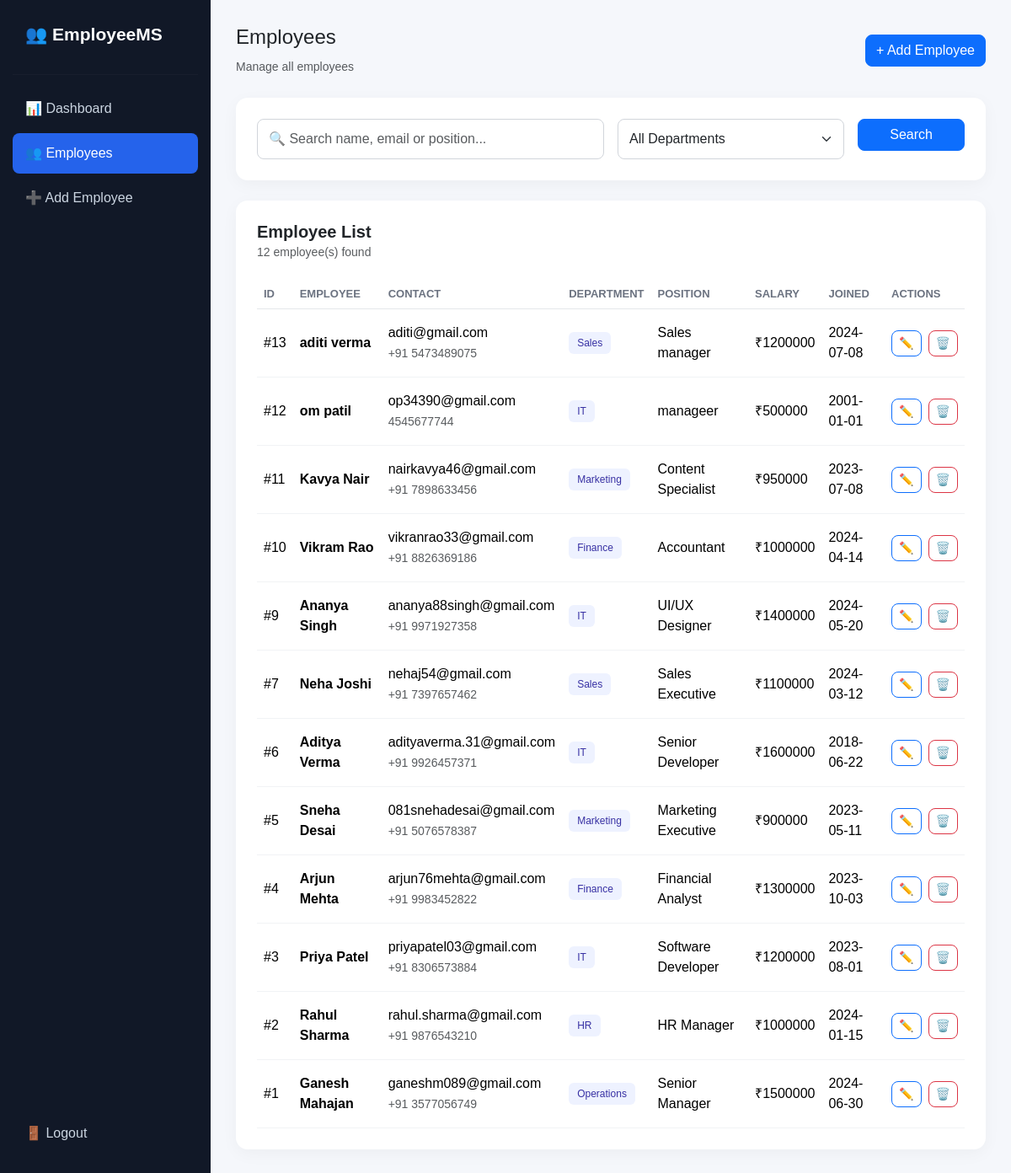
Page /employees (signed in) on the committed database.
### tables this page shows
CREATE TABLE employees (
            id INTEGER PRIMARY KEY AUTOINCREMENT,
            name TEXT NOT NULL,
            email TEXT NOT NULL UNIQUE,
            phone TEXT,
            department TEXT NOT NULL,
            position TEXT NOT NULL,
            salary REAL NOT NULL,
            date_joined TEXT NOT NULL
        );

### app.py (the view, shortened to what this page needs)
@app.route("/employees")
@login_required
def employees():
    search = request.args.get("search", "")
    department = request.args.get("department", "")
    conn = get_db()
    query = "SELECT * FROM employees WHERE 1=1"
    parameters = []
    if department:
        query += " AND department = ?"
        parameters.append(department)
    query += " ORDER BY id DESC"
    employees_list = conn.execute(
        query,
        parameters
    ).fetchall()
    departments = conn.execute(
        "SELECT DISTINCT department FROM employees ORDER BY department"
    ).fetchall()
    conn.close()
    return render_template(
        "employees.html",
        employees=employees_list,
        departments=departments,
        search=search,
        selected_department=department
    )

### app.py (called while the page is built)
def get_db():
    conn = sqlite3.connect(DATABASE)
    conn.row_factory = sqlite3.Row
    return conn

def login_required(function):
    @wraps(function)
    def decorated_function(*args, **kwargs):
        if "user_id" not in session:
            flash("Please login first.", "warning")
            return redirect(url_for("login"))
        return function(*args, **kwargs)
    return decorated_function

### templates/employees.html (shortened to what this page needs)
<!DOCTYPE html>
<html lang="en">
<head>
    <link
        href="https://cdn.jsdelivr.net/npm/bootstrap@5.3.3/dist/css/bootstrap.min.css"
        rel="stylesheet"
    >
    <link
        rel="stylesheet"
        href="{{ url_for('static', filename='style.css') }}"
    >
</head>
<body>
<div class="dashboard-wrapper">
    <aside class="sidebar">
        <div class="sidebar-logo">
            👥 EmployeeMS
        </div>
        <hr>
        <a
            href="{{ url_for('dashboard') }}"
            class="sidebar-link"
        >
            📊 Dashboard
        </a>
        <a
            href="{{ url_for('employees') }}"
            class="sidebar-link active"
        >
            👥 Employees
        </a>
        <a
            href="{{ url_for('add_employee') }}"
            class="sidebar-link"
        >
            ➕ Add Employee
        </a>
        <div class="sidebar-bottom">
            <a
                href="{{ url_for('logout') }}"
                class="sidebar-link"
            >
                🚪 Logout
            </a>
        </div>
    </aside>
    <main class="main-content">
        <div class="topbar">
            <div>
                <h4>
                    Employees
                </h4>
                <small class="text-muted">
                    Manage all employees
                </small>
            </div>
            <a
                href="{{ url_for('add_employee') }}"
                class="btn btn-primary"
            >
                + Add Employee
            </a>
        </div>
        <div class="content-card mb-4">
            <form
                method="GET"
                action="{{ url_for('employees') }}"
            >
                <div class="row g-3">
                    <div class="col-md-6">
                        <input
                            type="text"
                            name="search"
                            value="{{ search }}"
                            class="form-control"
                            placeholder="🔍 Search name, email or position..."
                        >
                    </div>
                    <div class="col-md-4">
                        <select
                            name="department"
                            class="form-select"
                        >
                            <option value="">
                                All Departments
                            </option>
                        </select>
                    </div>
                    <div class="col-md-2">
                        <button
                            type="submit"
                            class="btn btn-primary w-100"
                        >
                            Search
                        </button>
                    </div>
                </div>
            </form>
        </div>
        <div class="content-card">
            <div class="card-header-custom">
                <div>
                    <h5>
                        Employee List
                    </h5>
                    <small class="text-muted">
                        {{ employees|length }} employee(s) found
                    </small>
                </div>
            </div>
            <div class="table-responsive">
                <table class="table align-middle">
                    <thead>
                        <tr>
                            <th>ID</th>
                            <th>Employee</th>
                            <th>Contact</th>
                            <th>Department</th>
                            <th>Position</th>
                            <th>Salary</th>
                            <th>Joined</th>
                            <th>Actions</th>
                        </tr>
                    </thead>
                    <tbody>
                    {% for employee in employees %}
                        <tr>
                            <td>
                                #{{ employee["id"] }}
                            </td>
                            <td>
                                <strong>
                                    {{ employee["name"] }}
                                </strong>
                            </td>
                            <td>
                                <div>
                                    {{ employee["email"] }}
                                </div>
                                <small class="text-muted">
                                    {{ employee["phone"] }}
                                </small>
                            </td>
                            <td>
                                <span class="badge department-badge">
                                    {{ employee["department"] }}
                                </span>
                            </td>
                            <td>
                                {{ employee["position"] }}
                            </td>
                            <td>
                                ₹{{ "%.0f"|format(employee["salary"]) }}
                            </td>
                            <td>
                                {{ employee["date_joined"] }}
                            </td>
                            <td>
                                <div class="d-flex gap-2">
                                    <a
                                        href="{{ url_for('edit_employee', id=employee['id']) }}"
                                        class="btn btn-sm btn-outline-primary"
                                    >
                                        ✏️
                                    </a>
                                    <form
                                        method="POST"
                                        action="{{ url_for('delete_employee', id=employee['id']) }}"
                                        onsubmit="return confirm('Are you sure you want to delete this employee?');"
                                    >
                                        <button
                                            type="submit"
                                            class="btn btn-sm btn-outline-danger"
                                        >
                                            🗑️
                                        </button>
                                    </form>
                                </div>
                            </td>
                        </tr>
                    {% endfor %}
                    </tbody>
                </table>
            </div>
        </div>
    </main>
</div>
</body>
</html>

### static/style.css (style rules this page uses)
body { margin: 0; background: #f5f7fb; color: #212529; font-family: Arial, Helvetica, sans-serif; }
.dashboard-wrapper { min-height: 100vh; display: flex; }
.sidebar { width: 250px; background: #111827; color: white; padding: 25px 15px; position: fixed; top: 0; bottom: 0; left: 0; }
.sidebar-logo { font-size: 21px; font-weight: 700; padding: 0 15px 15px; }
.sidebar hr { border-color: rgba(255,255,255,0.1); }
.sidebar-link { display: block; padding: 12px 15px; margin: 5px 0; color: #cbd5e1; text-decoration: none; border-radius: 8px; transition: 0.2s; }
.sidebar-link.active { background: #2563eb; color: white; }
.sidebar-bottom { position: absolute; bottom: 20px; left: 15px; right: 15px; }
.main-content { margin-left: 250px; width: calc(100% - 250px); padding: 30px; }
.topbar { display: flex; justify-content: space-between; align-items: center; margin-bottom: 25px; }
.content-card { background: white; border-radius: 14px; padding: 25px; box-shadow: 0 5px 20px rgba(0, 0, 0, 0.04); }
.card-header-custom { display: flex; justify-content: space-between; align-items: center; margin-bottom: 20px; }
.card-header-custom h5 { margin: 0; font-weight: 700; }
.table { margin-bottom: 0; }
.table thead th { color: #6b7280; font-size: 13px; text-transform: uppercase; border-bottom: 1px solid #e5e7eb; }
.table tbody td { padding-top: 16px; padding-bottom: 16px; border-color: #f1f3f5; }
.department-badge { background: #eef2ff; color: #3730a3; padding: 7px 10px; font-weight: 500; }
.form-control, .form-select { padding: 11px 13px; border-radius: 8px; border: 1px solid #d1d5db; }
.btn { border-radius: 8px; font-weight: 500; }

### rows in the picture
employees: id "13", name "aditi verma", email "aditi@gmail.com", phone "+91 5473489075", department "Sales", position "Sales manager", salary "1200000", date_joined "2024-07-08"
employees: id "12", name "om patil", email "op34390@gmail.com", phone "4545677744", department "IT", position "manageer", salary "500000", date_joined "2001-01-01"
employees: id "11", name "Kavya Nair", email "nairkavya46@gmail.com", phone "+91 7898633456", department "Marketing", position "Content Specialist", salary "950000", date_joined "2023-07-08"
employees: id "10", name "Vikram Rao", email "vikranrao33@gmail.com", phone "+91 8826369186", department "Finance", position "Accountant", salary "1000000", date_joined "2024-04-14"
employees: id "9", name "Ananya Singh", email "ananya88singh@gmail.com", phone "+91 9971927358", department "IT", position "UI/UX Designer", salary "1400000", date_joined "2024-05-20"
employees: id "7", name "Neha Joshi", email "nehaj54@gmail.com", phone "+91 7397657462", department "Sales", position "Sales Executive", salary "1100000", date_joined "2024-03-12"
employees: id "6", name "Aditya Verma", email "adityaverma.31@gmail.com", phone "+91 9926457371", department "IT", position "Senior Developer", salary "1600000", date_joined "2018-06-22"
employees: id "5", name "Sneha Desai", email "081snehadesai@gmail.com", phone "+91 5076578387", department "Marketing", position "Marketing Executive", salary "900000", date_joined "2023-05-11"
employees: id "4", name "Arjun Mehta", email "arjun76mehta@gmail.com", phone "+91 9983452822", department "Finance", position "Financial Analyst", salary "1300000", date_joined "2023-10-03"
employees: id "3", name "Priya Patel", email "priyapatel03@gmail.com", phone "+91 8306573884", department "IT", position "Software Developer", salary "1200000", date_joined "2023-08-01"
employees: id "2", name "Rahul Sharma", email "rahul.sharma@gmail.com", phone "+91 9876543210", department "HR", position "HR Manager", salary "1000000", date_joined "2024-01-15"
employees: id "1", name "Ganesh Mahajan", email "ganeshm089@gmail.com", phone "+91 3577056749", department "Operations", position "Senior Manager", salary "1500000", date_joined "2024-06-30"

### other values in the picture
{{ employees|length }} "12"
